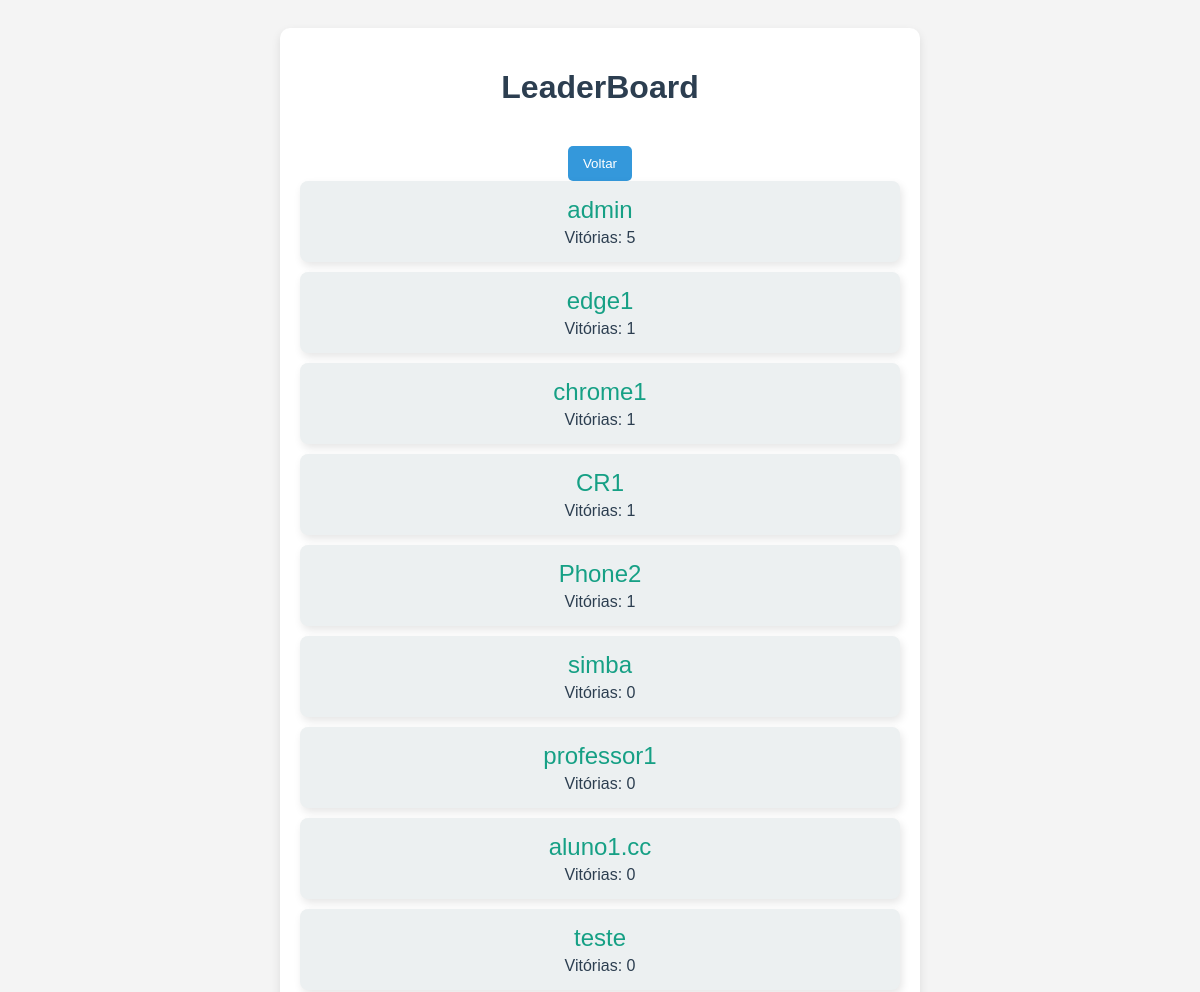
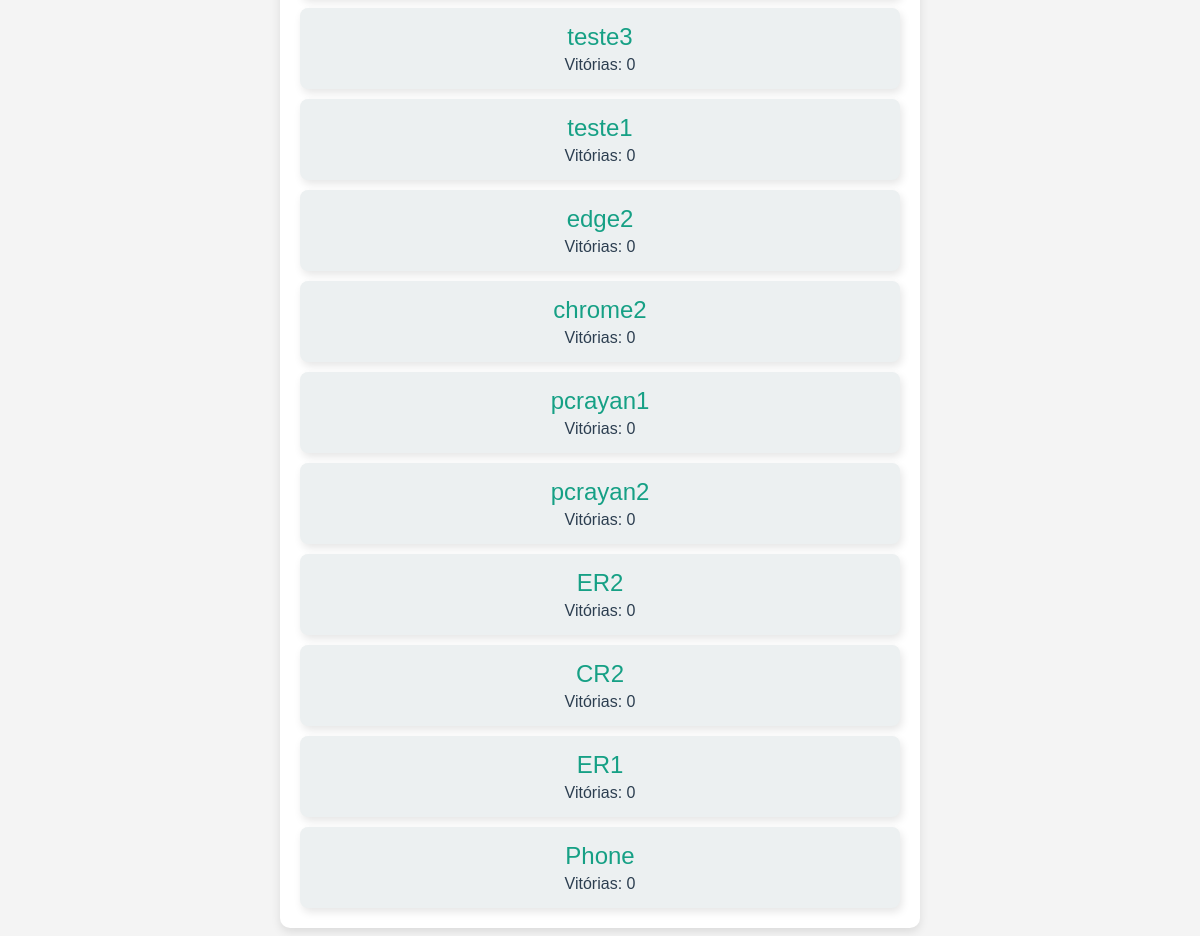
The page /leaderboard/ on the database as committed earlier (2 pictures, top to bottom).
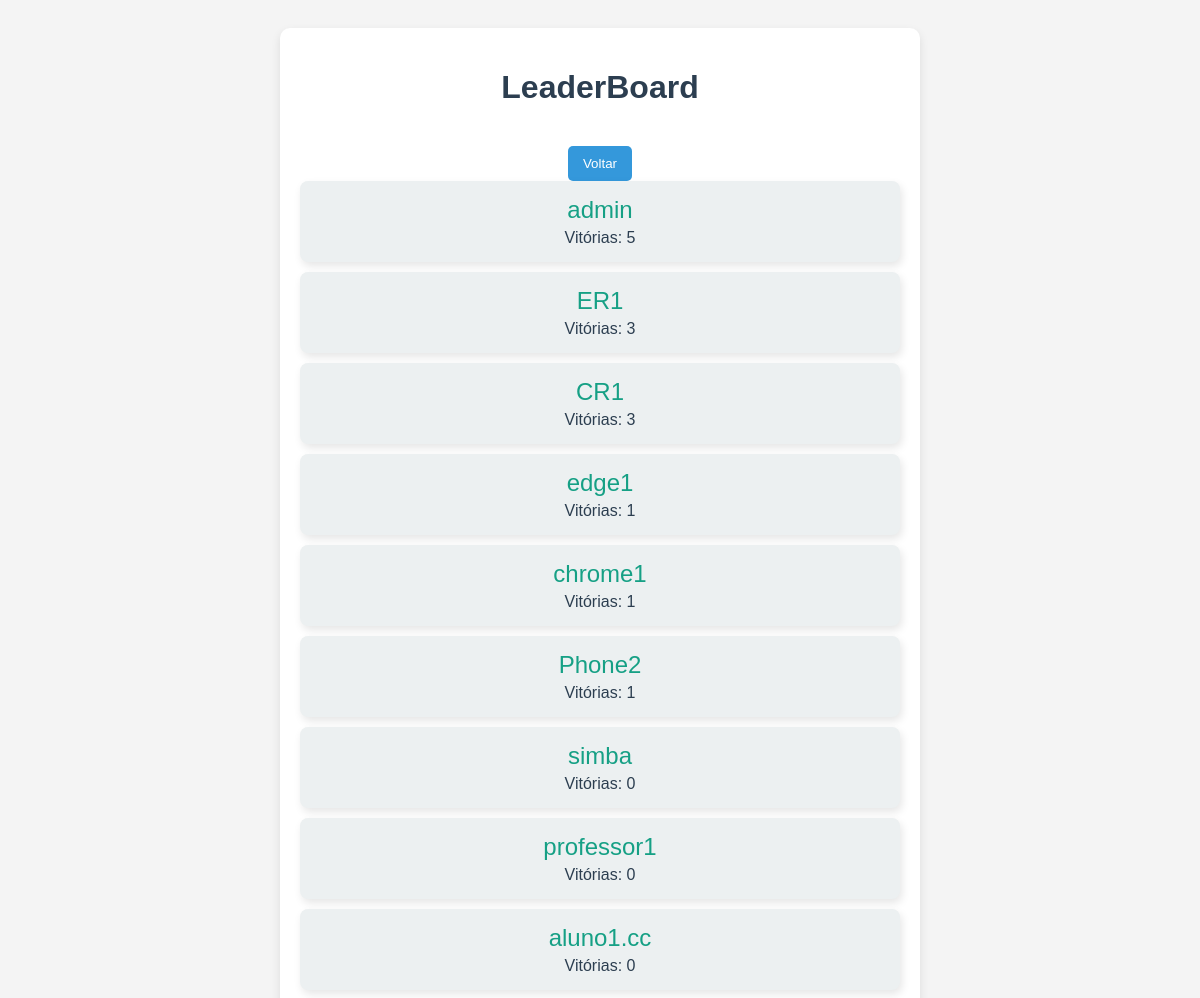
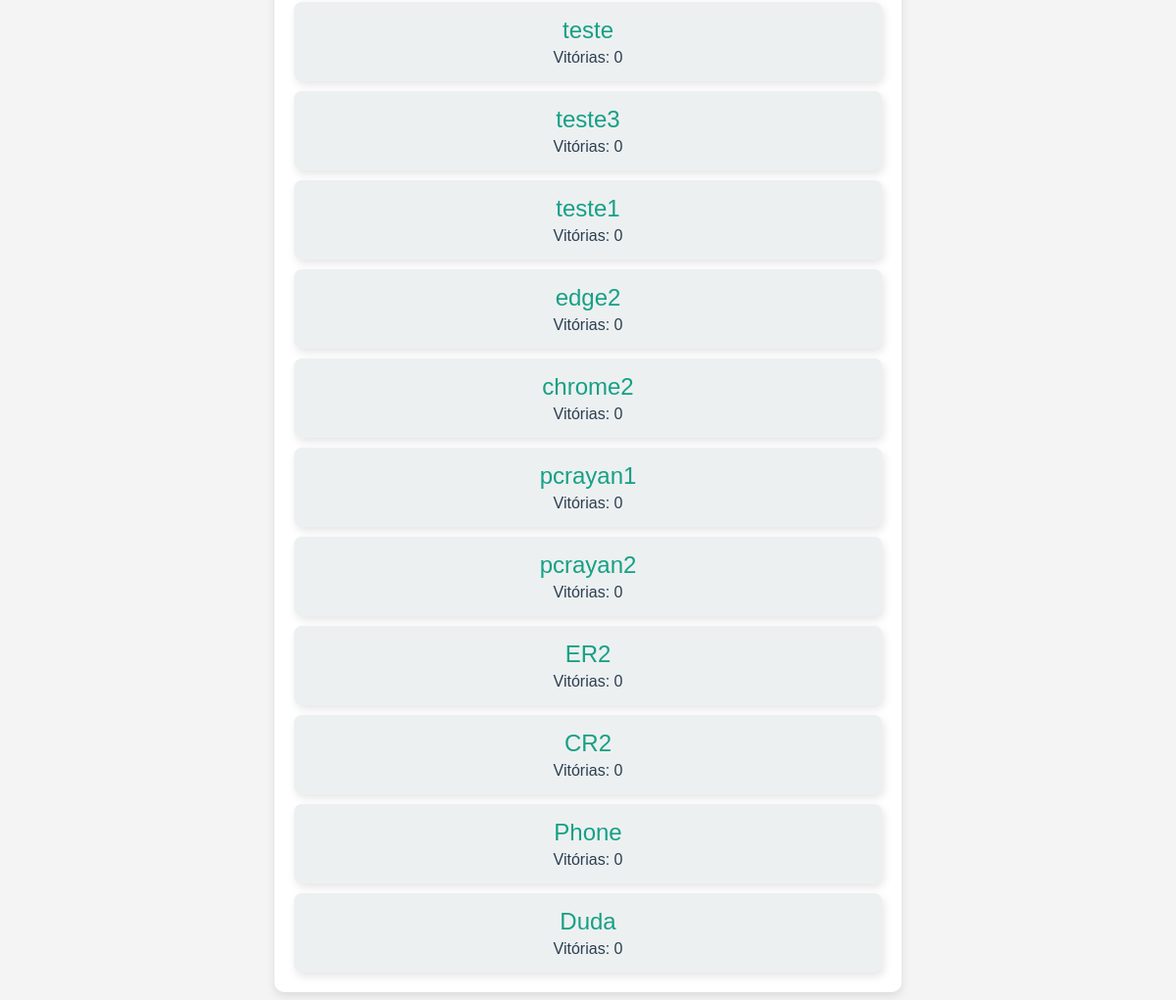
The same page on the database as committed later (2 pictures, top to bottom).
### cardgame/models.py (models this page shows)
class Jogador(AbstractUser):
    vitorias = models.SmallIntegerField(default=0)

### leaderboard/views.py (the view)
# urls.py: path("", views.index, name="index"),
def index(request):
    jogadores = Jogador.objects.order_by('-vitorias')  # Ordem decrescente
    context = {"jogadores": jogadores}
    return render(request, "leaderboard/index.html", context)

### leaderboard/templates/leaderboard/index.html (shortened to what this page needs)
{% if jogadores %}
    <div class="container">
        <h1 class="title">LeaderBoard</h1>
        <button class="back-btn" onclick="window.history.back()">Voltar</button>
        <div class="jogadores-lista">
            {% for jogador in jogadores %}
                <div class="jogador-card">
                    <h2 class="jogador-nome">{{ jogador.username }}</h2>
                    <p class="jogador-vitorias">Vitórias: {{ jogador.vitorias }}</p>
                </div>
            {% endfor %}
        </div>
    </div>
{% else %}
    <div class="container">
        <p class="nenhum-jogador">Nenhum jogador encontrado.</p>
    </div>
{% endif %}

Rows that differ between the two databases and show on the page:
changed Jogador "ER1": vitorias "0" → "3"; moves up the list
changed Jogador "CR1": vitorias "1" → "3"; moves up the list
added Jogador: username "Duda", vitorias "0"
